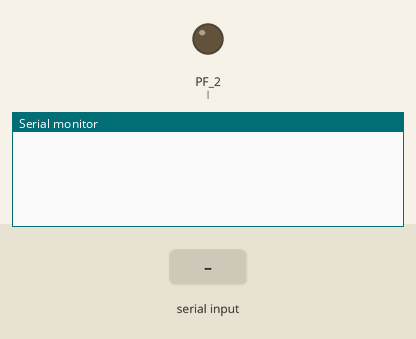
This sketch was run on a simulated TI Tiva C LaunchPad. Parts: output pins drawn as LEDs (lit = HIGH), the last lines printed to the serial monitor. The inputs (shaded band) are chosen by the test bench.

Above: at 1.2 s.
1.3 s: "90,45\n" received over Serial
At 2.1 s:
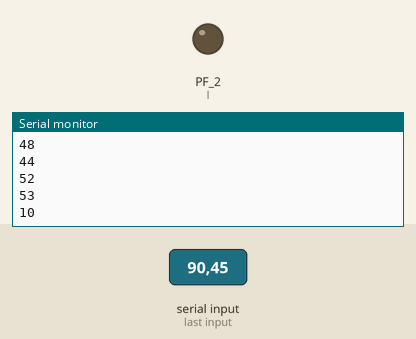
2.8 s: "30,150\n" received over Serial
At 3.2 s:
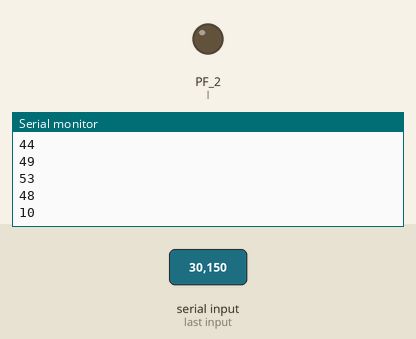
4.3 s: "200\n" received over Serial
At 5.5 s:
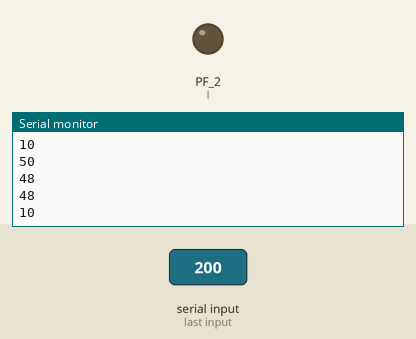
5.8 s: "5\n" received over Serial
At 6.7 s:
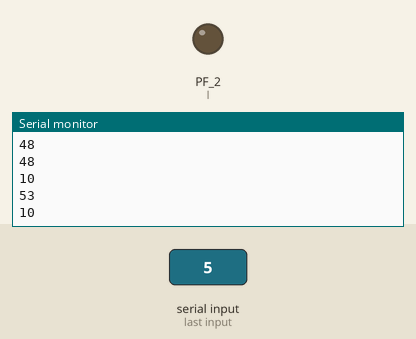
Timing chart, 0 to 8.3 s (numbered marks = the images above; inputs shaded):
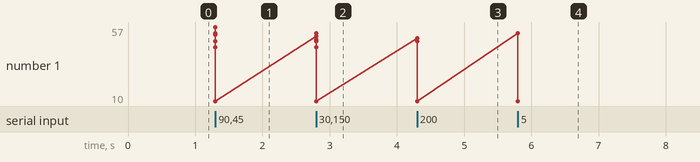

The sketch:

Serialcomtiva.ino
```cpp
int l=PF_2,p2,p3;
String p;

void setup() {
  Serial.begin(9600);
}

void loop() {
  if(Serial.available()>0){
    p=Serial.read();
    p3=p.toInt();
    p2=(p3-48)*(255/9);
    analogWrite(l,p2);
    Serial.println(p);
  }
}
```

Measured:
- after the input at 1.3 s, the serial monitor: prints a new line at once (image 1)
- after the input at 2.8 s, the serial monitor: prints a new line at once (image 2)
- after the input at 4.3 s, the serial monitor: prints a new line at once (image 3)
